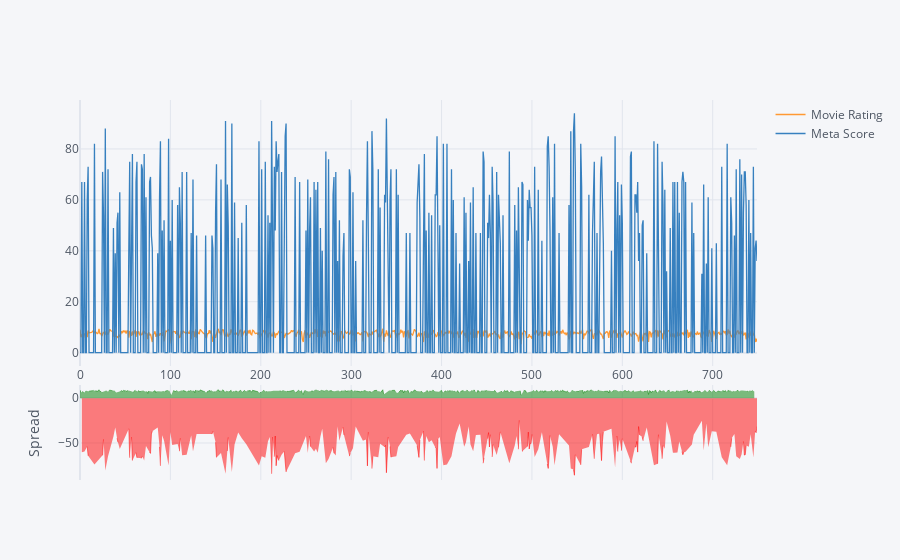

The cell this chart's notebook holds for it:
### Markdown cell above
### Spread Plot:

### Code cell
#GENERATE A SPREAD PLOT BETWEEN THE MOVIE RATING AND THE META SCORE COLUMN:
data[['Movie Rating','Meta Score']].iplot(kind='spread')

### Figure 1 — Plotly figure (JSON) as saved in the notebook; plotly's stock layout.template omitted (floating-point values rounded to 4 significant figures; data arrays with more than 128 entries replaced by an {"elided": "..."} marker saying what was removed)
{"data": [{"line": {"color": "rgba(255, 153, 51, 1.0)", "dash": "solid", "shape": "linear", "width": 1.3}, "mode": "lines", "name": "Movie Rating", "text": "", "type": "scatter", "x": {"elided": "750 int values"}, "y": {"elided": "750 float values"}}, {"line": {"color": "rgba(55, 128, 191, 1.0)", "dash": "solid", "shape": "linear", "width": 1.3}, "mode": "lines", "name": "Meta Score", "text": "", "type": "scatter", "x": {"elided": "750 int values"}, "y": {"elided": "750 int values"}}, {"connectgaps": false, "fill": "tozeroy", "line": {"color": "green", "dash": "solid", "shape": "linear", "width": 0.5}, "mode": "lines", "name": "Spread", "showlegend": false, "type": "scatter", "x": {"elided": "750 int values"}, "xaxis": "x2", "y": {"elided": "750 mixed values"}, "yaxis": "y2"}, {"connectgaps": false, "fill": "tozeroy", "line": {"color": "red", "dash": "solid", "shape": "linear", "width": 0.5}, "mode": "lines", "name": "Spread", "showlegend": false, "type": "scatter", "x": {"elided": "750 int values"}, "xaxis": "x2", "y": {"elided": "750 mixed values"}, "yaxis": "y2"}], "layout": {"hovermode": "x", "legend": {"bgcolor": "#F5F6F9", "font": {"color": "#4D5663"}}, "paper_bgcolor": "#F5F6F9", "plot_bgcolor": "#F5F6F9", "title": {"font": {"color": "#4D5663"}}, "xaxis": {"gridcolor": "#E1E5ED", "showgrid": true, "tickfont": {"color": "#4D5663"}, "title": {"font": {"color": "#4D5663"}, "text": ""}, "zerolinecolor": "#E1E5ED"}, "xaxis2": {"anchor": "y2", "gridcolor": "#E1E5ED", "showgrid": true, "showticklabels": false, "tickfont": {"color": "#4D5663"}, "title": {"font": {"color": "#4D5663"}, "text": ""}, "zerolinecolor": "#E1E5ED"}, "yaxis": {"domain": [0.3, 1], "gridcolor": "#E1E5ED", "showgrid": true, "tickfont": {"color": "#4D5663"}, "title": {"font": {"color": "#4D5663"}, "text": ""}, "zerolinecolor": "#E1E5ED"}, "yaxis2": {"domain": [0, 0.25], "gridcolor": "#E1E5ED", "showgrid": true, "tickfont": {"color": "#4D5663"}, "title": {"font": {"color": "#4D5663"}, "text": "Spread"}, "zerolinecolor": "#E1E5ED"}}}
